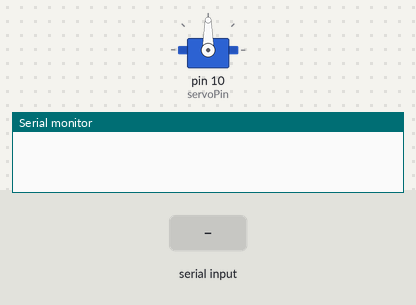
Bench run of a sketch on a simulated Arduino Uno, built with avr-gcc and run on an emulated ATmega328P. Shown: servo, the last lines printed to the serial monitor. Inputs (shaded band) come from the test bench.

Above: at 1.2 s.
1.3 s: "30,150\n" received over Serial
At 2.7 s:
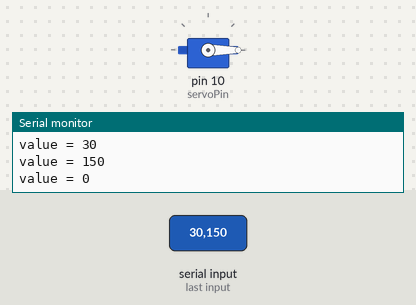
3.8 s: "90,45\n" received over Serial
At 4.6 s:
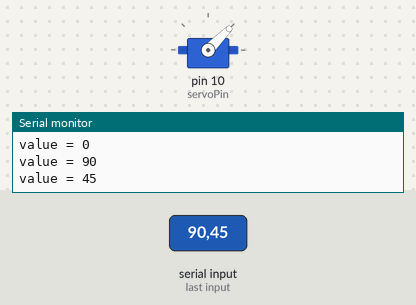
6.3 s: "200\n" received over Serial
At 6.9 s:
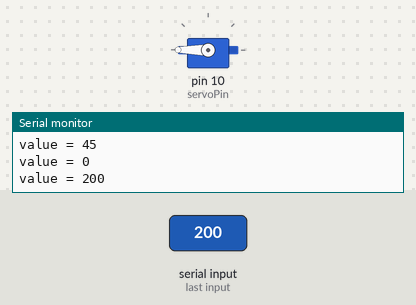
Timing chart, 0 to 9.3 s (numbered marks = the images above; inputs shaded):
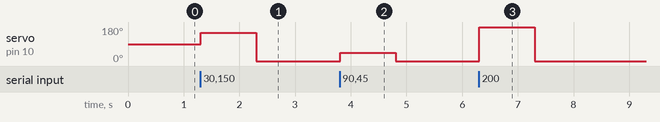

The sketch:

servocontroller.ino
```cpp
#include <Servo.h>

Servo servo;
const int servoPin = 10;
int servoValue;
int count;

void setup() {
  Serial.begin(9600);
  servo.attach(servoPin);
  servoValue = 90;
  count = 0;
}

void loop() {
  if (Serial.available() > 0) {
    servoValue = Serial.parseInt();
    Serial.print("value = "); Serial.println(servoValue);
    setServo(servoValue);
  }
}

void setServo(int angle) {
  if(angle < 0) {
    angle = 0;
  }
  if(angle > 180) {
    angle = 180;
  }

  servo.write(angle);
}
```

Measured:
- after the input at 1.3 s, servo on pin 10 (servoPin): 90° → 150° at once, → 0° 1.0 s later
- after the input at 3.8 s, servo on pin 10 (servoPin): 0° → 45° at once, → 0° 1.0 s later
- after the input at 6.3 s, servo on pin 10 (servoPin): 0° → 180° at once, → 0° 1.0 s later
